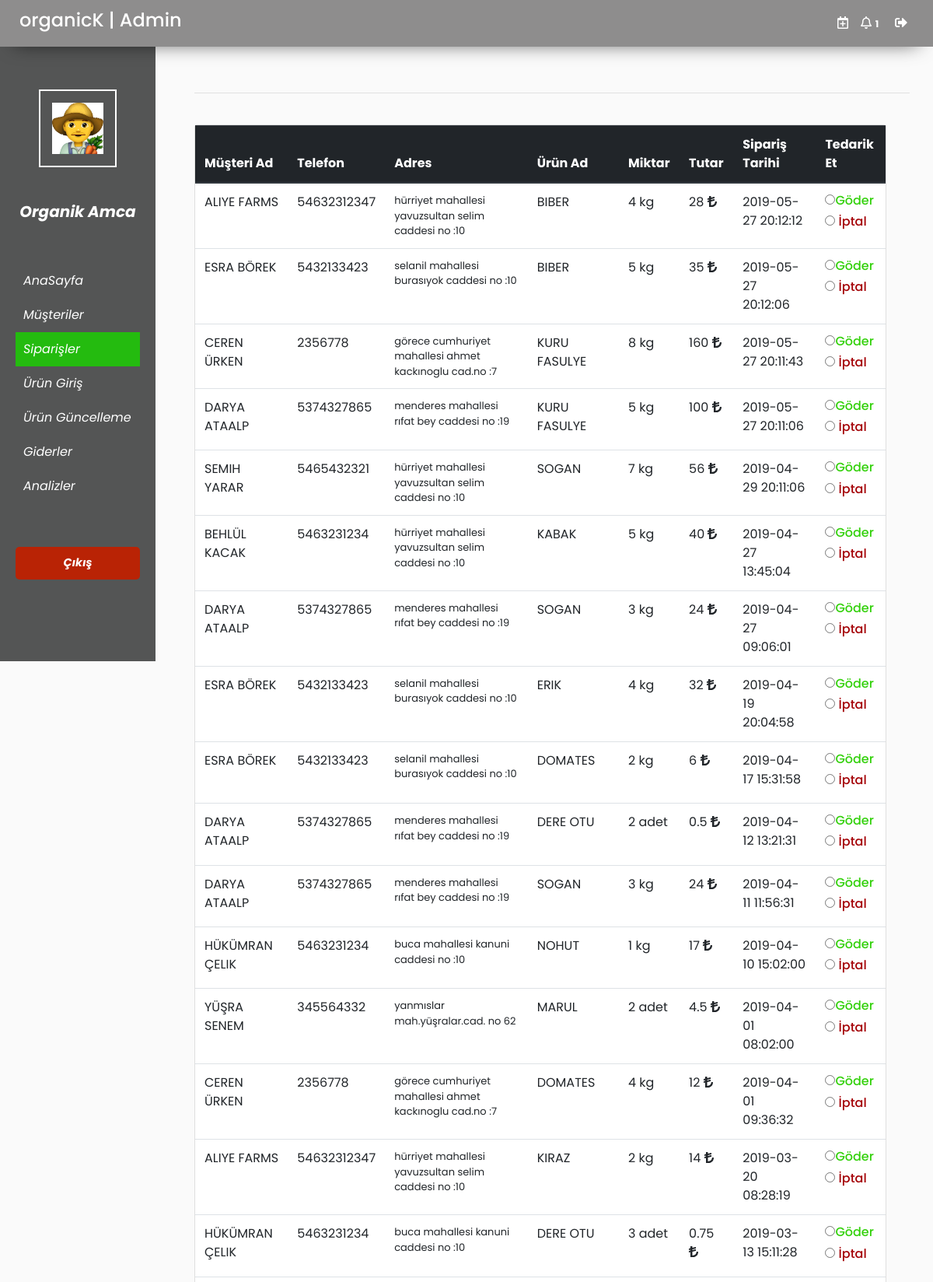
The app's page /siparisler.php (upper part) with its own data.
### tables this page shows
CREATE TABLE IF NOT EXISTS `siparisler` (
  `siparis_id` int(11) NOT NULL AUTO_INCREMENT,
  `musteri_id` int(11) NOT NULL,
  `urun_id` int(11) NOT NULL,
  `miktar` float NOT NULL,
  `birim` varchar(255) NOT NULL,
  `birim_fiyat` decimal(15,2) NOT NULL,
  `ekleme_tarih` timestamp NULL DEFAULT CURRENT_TIMESTAMP,
  PRIMARY KEY (`siparis_id`),
  KEY `musteri_id` (`musteri_id`),
  KEY `urun_id` (`urun_id`)
);

CREATE TABLE IF NOT EXISTS `kullanici_kayit` (
  `musteri_id` int(11) NOT NULL AUTO_INCREMENT,
  `ad_soyad` varchar(255) DEFAULT NULL,
  `telefon` varchar(11) DEFAULT NULL,
  `e_posta` varchar(255) DEFAULT NULL,
  `adres` varchar(500) DEFAULT NULL,
  `dogum_tarihi` date DEFAULT NULL,
  `parola` varchar(255) DEFAULT NULL,
  `cinsiyet` varchar(5) DEFAULT NULL,
  PRIMARY KEY (`musteri_id`)
);

CREATE TABLE IF NOT EXISTS `urun_kayit` (
  `urun_id` int(11) NOT NULL AUTO_INCREMENT,
  `urun_ad` varchar(255) DEFAULT NULL,
  `kategori_id` int(11) DEFAULT NULL,
  `fiyat` float DEFAULT NULL,
  `birim` varchar(255) DEFAULT NULL,
  `stok_miktari` int(11) DEFAULT NULL,
  PRIMARY KEY (`urun_id`),
  KEY `kategori_id` (`kategori_id`)
);

### siparisler.php (the view, shortened to what this page needs)
<?php
include 'menubar/head.php';
?>
<body>
    <div class="wrapper">
        <div id="main">
            <?php
                include 'menubar/nav.php';
           ?>
        <nav id="sidebar">
            <ul class="list-unstyled components">
                <li>
                        <div class="row">
                            <img src="resimler/images.jpg" class=" mx-auto" style="border: 2px solid;width: 100px; margin-top: 45px; height: 100px;padding: 15px; margin-bottom: 30px;"/>
                        </div>
                </li>
                    <div class="row">
                        <p class="mx-auto">Organik Amca</p>
                    </div>
                    <br />
                <li >
                    <a href="admin.php">AnaSayfa</a>
                </li>
                <li>
                    <a href="kayit_musteri.php">Müşteriler</a>
                </li>
                 <li class="active" >
                    <a href="#">Siparişler</a>
                </li>
                <li >
                    <a href="urun-girisi.php">Ürün Giriş</a>
                </li>
                 <li >
                    <a href="urun_guncel.php">Ürün Güncelleme</a>
                </li>
                <li >
                    <a href="giderler.php">Giderler</a>
                </li>
                <li>
                    <a href="analizler.php">Analizler</a>
                </li>
            </ul>
            <ul class="list-unstyled CTAs">
                <li>
                    <a href="index.php" class="download">Çıkış</a>
                </li>
            </ul>
        </nav>
         <div id="content">
            <br/>
            <BR>
                <hr >
<br>
            <div class="row">
                <div class="col col-sm-12 col-md-6 " >
                    <div class="card text-left" style="width: 200%;">
                        <?php
                            require 'php/baglan.php';
                            $sorgu=mysqli_query($baglan,"SELECT kullanici_kayit.ad_soyad,urun_kayit.urun_ad,concat(siparisler.miktar,' ',siparisler.birim) siparis,(siparisler.miktar*siparisler.birim_fiyat) as tutar,kullanici_kayit.adres,kullanici_kayit.telefon,siparisler.ekleme_tarih
FROM kullanici_kayit,siparisler,urun_kayit WHERE kullanici_kayit.musteri_id=siparisler.musteri_id AND siparisler.urun_id=urun_kayit.urun_id ORDER BY  siparisler.siparis_id desc ");
                            echo "<table class='table' >";
                            echo "<thead class='thead-dark'>";
                            echo "<tr >";
                            echo "<th scope='col'>Müşteri Ad</th>";
                            echo "<th scope='col'>Telefon</th>";
                            echo "<th scope='col'>Adres</th>";
                            echo "<th scope='col' >Ürün Ad</th>";
                            echo "<th scope='col' >Miktar</th>";
                            echo "<th scope='col' >Tutar</th>";
                            echo "<th scope='col' >Sipariş Tarihi</th>";
                            echo "<th scope='col' >Tedarik Et</th>";
                            echo "</tr>";
                            echo "</thead>";
                            echo "<tbody>";
                            echo "<tr>";
                            while ($row = mysqli_fetch_array($sorgu)){
                                echo "<td style='text-transform: uppercase;'>".$row[0]."</td>";
                                echo "<td  >".$row[5]." </td>";
                                echo "<td style='font-size:13px;'> ".$row[4]."</td>";
                                echo "<td style='text-transform: uppercase;'>".$row[1]."</td>";
                                echo "<td  >".$row[2]." </td>";
                                echo "<td >".$row[3]. " <i class='fas fa-lira-sign'></i></td>";
                                echo "<td >".$row[6]. "</td>";
                                echo "<td>
                                  <h6 style='color:#34d10c;'><input type='radio' data-msg-required='Onayla / İptal Et' value='onay'>Göder</h6>
                                  <h6 style='color:#a40005;'><input type='radio' data-msg-required='Onayla / İptal Et' value='onay'> İptal</h6>
                                  </td>";
                                echo "</tr>";
                                     }
                            echo "</table>";
                                                ?>
                    </div>
                </div>
        </div>
</div>
</body>
</html>

### css/admin-panel.css (style rules this page uses)
body { font-family: 'Poppins', sans-serif; background: #fafafa; }
p { font-family: 'Poppins', sans-serif; font-size: 1.1em; font-weight: 300; line-height: 1.7em; color: #999; }
a, a:hover, a:focus { color: inherit; text-decoration: none; transition: all 0.3s; }
.wrapper { display: flex; width: 100%; }
#sidebar { width: 200px; position: fixed; margin-top: 50px; left: 0; height: 100vh; padding-bottom: 0px; overflow-y: scroll; z-index: 999; background: #4e4f4ff5; color: #fff; transition: all 0.3s; }
#sidebar ul.components { padding: 20px ; }
#sidebar ul p { color: #fff; padding: 10px; font-weight: bold; font-style: italic; font-size: 20px; }
#sidebar ul li a { padding: 10px; font-size: 1em; display: block; font-size: 16px; font-style: italic; }
#sidebar ul li.active>a, a[aria-expanded="true"] { color: #fff; background: #24BB0F; }
ul.CTAs { padding: 20px; }
ul.CTAs a { text-align: center; font-size: 0.9em !important; display: block; border-radius: 5px; margin-bottom: 5px; }
a.download { background:#b92305; font-weight: bold; font-style: italic; color: white; }
#main { width: calc(100%); min-height: 100vh; transition: all 0.3s; position: relative; top: 0; right: 0; }
#content { width: calc(100% - 250px); padding-top: 25px; padding-right: 30px; min-height: 100vh; transition: all 0.3s; position: absolute; margin-top: 30px; right: 0; }

### records on screen
siparisler: musteri.ad_soyad "ALIYE FARMS", musteri.telefon "54632312347", musteri.adres "hürriyet mahallesi yavuzsultan selim caddesi no :10", urun.urun_ad "BIBER", row "4 kg", row "28", ekleme_tarih "2019-05-27 20:12:12"
siparisler: musteri.ad_soyad "ESRA BÖREK", musteri.telefon "5432133423", musteri.adres "selanil mahallesi burasıyok caddesi no :10", urun.urun_ad "BIBER", row "5 kg", row "35", ekleme_tarih "2019-05-27 20:12:06"
siparisler: musteri.ad_soyad "CEREN ÜRKEN", musteri.telefon "2356778", musteri.adres "görece cumhuriyet mahallesi ahmet kackınoglu cad.no :7", urun.urun_ad "KURU FASULYE", row "8 kg", row "160", ekleme_tarih "2019-05-27 20:11:43"
siparisler: musteri.ad_soyad "DARYA ATAALP", musteri.telefon "5374327865", musteri.adres "menderes mahallesi rıfat bey caddesi no :19", urun.urun_ad "KURU FASULYE", row "5 kg", row "100", ekleme_tarih "2019-05-27 20:11:06"
siparisler: musteri.ad_soyad "SEMIH YARAR", musteri.telefon "5465432321", musteri.adres "hürriyet mahallesi yavuzsultan selim caddesi no :10", urun.urun_ad "SOGAN", row "7 kg", row "56", ekleme_tarih "2019-04-29 20:11:06"
siparisler: musteri.ad_soyad "BEHLÜL KACAK", musteri.telefon "5463231234", musteri.adres "hürriyet mahallesi yavuzsultan selim caddesi no :10", urun.urun_ad "KABAK", row "5 kg", row "40", ekleme_tarih "2019-04-27 13:45:04"
siparisler: musteri.ad_soyad "DARYA ATAALP", musteri.telefon "5374327865", musteri.adres "menderes mahallesi rıfat bey caddesi no :19", urun.urun_ad "SOGAN", row "3 kg", row "24", ekleme_tarih "2019-04-27 09:06:01"
siparisler: musteri.ad_soyad "ESRA BÖREK", musteri.telefon "5432133423", musteri.adres "selanil mahallesi burasıyok caddesi no :10", urun.urun_ad "ERIK", row "4 kg", row "32", ekleme_tarih "2019-04-19 20:04:58"
siparisler: musteri.ad_soyad "ESRA BÖREK", musteri.telefon "5432133423", musteri.adres "selanil mahallesi burasıyok caddesi no :10", urun.urun_ad "DOMATES", row "2 kg", row "6", ekleme_tarih "2019-04-17 15:31:58"
siparisler: musteri.ad_soyad "DARYA ATAALP", musteri.telefon "5374327865", musteri.adres "menderes mahallesi rıfat bey caddesi no :19", urun.urun_ad "DERE OTU", row "2 adet", row "0.5", ekleme_tarih "2019-04-12 13:21:31"
siparisler: musteri.ad_soyad "DARYA ATAALP", musteri.telefon "5374327865", musteri.adres "menderes mahallesi rıfat bey caddesi no :19", urun.urun_ad "SOGAN", row "3 kg", row "24", ekleme_tarih "2019-04-11 11:56:31"
siparisler: musteri.ad_soyad "HÜKÜMRAN ÇELIK", musteri.telefon "5463231234", musteri.adres "buca mahallesi kanuni caddesi no :10", urun.urun_ad "NOHUT", row "1 kg", row "17", ekleme_tarih "2019-04-10 15:02:00"
siparisler: musteri.ad_soyad "YÜŞRA SENEM", musteri.telefon "345564332", musteri.adres "yanmıslar mah.yüşralar.cad. no 62", urun.urun_ad "MARUL", row "2 adet", row "4.5", ekleme_tarih "2019-04-01 08:02:00"
siparisler: musteri.ad_soyad "CEREN ÜRKEN", musteri.telefon "2356778", musteri.adres "görece cumhuriyet mahallesi ahmet kackınoglu cad.no :7", urun.urun_ad "DOMATES", row "4 kg", row "12", ekleme_tarih "2019-04-01 09:36:32"
siparisler: musteri.ad_soyad "ALIYE FARMS", musteri.telefon "54632312347", musteri.adres "hürriyet mahallesi yavuzsultan selim caddesi no :10", urun.urun_ad "KIRAZ", row "2 kg", row "14", ekleme_tarih "2019-03-20 08:28:19"
siparisler: musteri.ad_soyad "HÜKÜMRAN ÇELIK", musteri.telefon "5463231234", musteri.adres "buca mahallesi kanuni caddesi no :10", urun.urun_ad "DERE OTU", row "3 adet", row "0.75", ekleme_tarih "2019-03-13 15:11:28"
